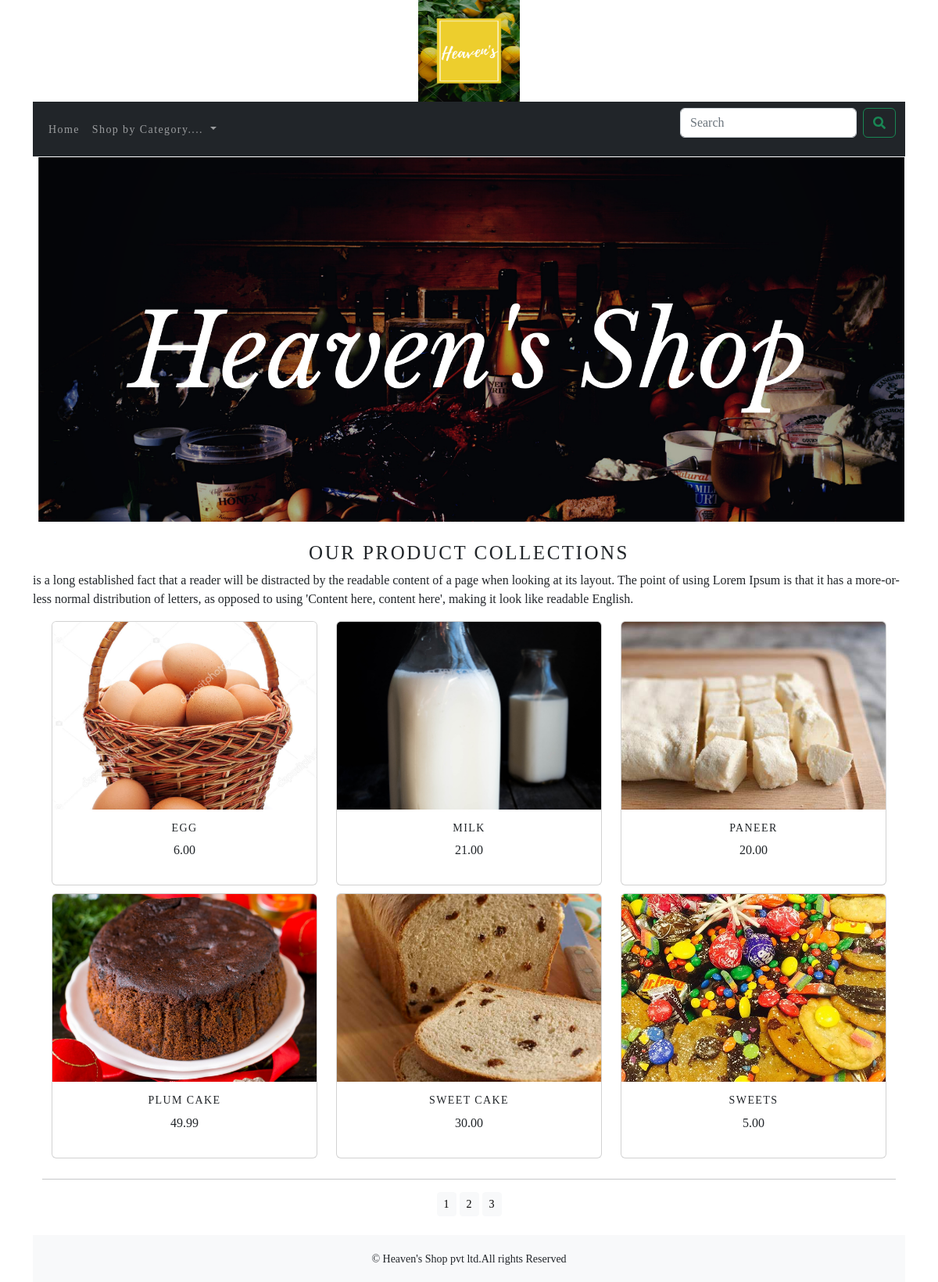
Screenshot of /shop/?page=2 with the database file from the repository.
### shopping_cart/models.py (models this page shows, shortened)
class Product(models.Model):
    name=models.CharField(max_length=250, unique=True)
    slug = models.SlugField(max_length=250, unique=True)
    description = models.TextField(blank=True)
    image = models.ImageField(upload_to='product', blank=True)
    price=models.DecimalField(max_digits=10, decimal_places=2)
    category=models.ForeignKey(Category, on_delete=models.CASCADE)
    stock=models.IntegerField()
    available=models.BooleanField(default=True)
    created=models.DateTimeField(auto_now_add=True)
    updated=models.DateTimeField(auto_now=True)
    class Meta:
        ordering=('name',)
        verbose_name= 'product'
        verbose_name_plural='products'
    def get_url(self):
        return reverse('shopping_cart:prodCatdetail', args=[self.category.slug, self.slug])

### shopping_cart/views.py (the view)
# urls.py: path('',views.allProdCart, name='allProdCart'),
def allProdCart(request,c_slug=None):
    c_page=None
    products_list=None
    if c_slug!=None:
        c_page=get_object_or_404(Category,slug=c_slug)
        products_list=Product.objects.all().filter(category=c_page,available=True)
    else:
        products_list=Product.objects.all().filter(available=True)
    paginator=Paginator(products_list, 6)
    try:
        page=int(request.GET.get('page',1))
    except:
        page=1
    try:
        products=paginator.page(page)
    except (EmptyPage,InvalidPage):
        products=paginator.page(paginator.num_pages)
    return render(request,"category.html",{'category':c_page,'products':products})

### cart/context_processors.py (called while the page is built)
def counter(request):
    item_count=0
    if 'admin' in request.path:
        return {}
    else:
        try:
            cart=Cart.objects.filter(cart_id=_cart_id(request))
            cart_items=Cartitem.objects.all().filter(cart=cart[:1])
            for cart_item in cart_items:
                item_count += cart_item.quantity
        except Cart.DoesNotExist:
            item_count =0
    return dict(item_count=item_count)

### cart/views.py (called while the page is built)
def _cart_id(request):
    cart=request.session.session_key
    if not cart:
        cart=request.session.create()
    return cart

### shopping_cart/context_processors.py (called while the page is built)
def menu_links(request):
    links=Category.objects.all()
    return dict(links=links)

### shopping_cart/models.py (called while the page is built)
    def get_url(self):
        return reverse('shopping_cart:product_by_category', args=[self.slug])

### templates/category.html (shortened to what this page needs)
{% extends 'base.html' %}
{% load static %}
{% block content %}
<div class="mx-auto">
    {% if category %}
        <img class="my_image" src="{{category.image.url}}" alt="{{category.name}}" width="400px" height="250px">
</div>
<br>
<div>
        <h1 class="text-center my_title">{{category.name}}</h1>
        <p class="text-center">{{category.description}}</p>
</div>
    {% else %}
    <div>
        <img class="my_image my_image_padding" src="{% static 'img/banner.png' %}" alt="our products" width="1250px">
    </div>
    <br>
    <div>
        <h1 class="text-center my_title">Our product Collections</h1>
        <p class="text-justify"> is a long established fact that a reader will be distracted by the readable content of a page when looking at its layout. The point of using Lorem Ipsum is that it has a more-or-less normal distribution of letters, as opposed to using 'Content here, content here', making it look like readable English.</p>
    </div>
    {% endif %}
<div class="container">
    <div class="row mx-auto">
        {% for product in products.object_list %}
        <div class="my_bottom_margin col-9 col-sm-12 col-md-4 col-lg-4">
            <div class="card text-center" style="min-width:18rem;">
                <a href="{{product.get_url}}"><img class="card-img-top my_image" src="{{product.image.url}}" alt="{{product.name}}" width="250px" height="300px"></a>
                <div class="card-body">
                    <h4>{{product.name}}</h4>
                    <p>{{product.price}}</p>
                </div>
            </div>
        </div>
        {% endfor %}
    </div>
    <div class="mx-auto">
        {% if products.paginator.num_pages > 1 %}
        <hr>
        <div class="text-center">
            {% for pg in products.paginator.page_range %}
                <a href="?page={{pg}}" class="btn btn-light btn-sm {% if products.number == pg %} activate {% endif %}">{{pg}}</a>
            {% endfor %}
        </div>
        {% endif %}
    </div>
    <br>
</div>
{% endblock %}

### static/css/custom.css (style rules this page uses)
.body { font-family: 'Roboto Serif', serif; }
.my_image { width:100%; height:auto; }
.my_title { font-size:25px; text-transform:uppercase; letter-spacing:.1em; }
.my_image_padding { padding:1px; }
.my_bottom_margin { margin-bottom:10px; }
.card-body h4 { font-size:14px; text-transform:uppercase; letter-spacing:.1em; }
.card-img-top { width: 100%; height: 20vw; object-fit: cover; }

### rows the page displays
Product: image (picture), name "EGG", price "6.00"
Product: image (picture), name "MILK", price "21.00"
Product: image (picture), name "PANEER", price "20.00"
Product: image (picture), name "PLUM CAKE", price "49.99"
Product: image (picture), name "SWEET CAKE", price "30.00"
Product: image (picture), name "SWEETS", price "5.00"

### other values shown
{{ pg }} "1" "2" "3"
